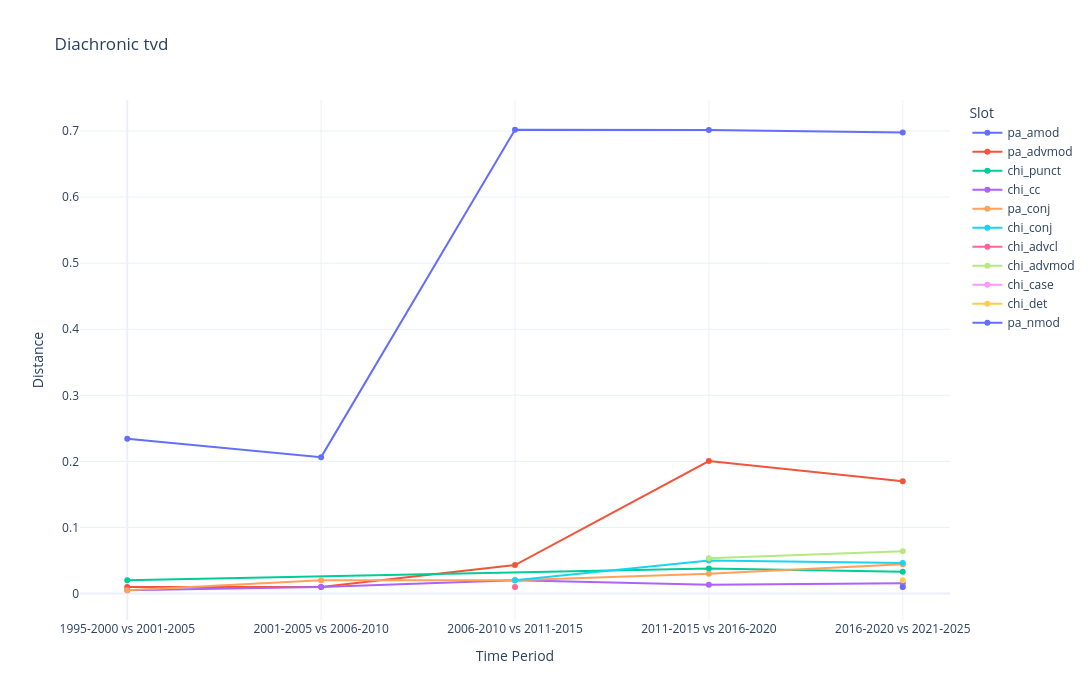

The notebook cell saved with this chart:
### Markdown cell above
# Plot distance time-series

### Code cell
# Plot all slots on one big plot
# slots_to_plot = ['chi_case', 'chi_amod', 'pa_obl', 'chi_nmod', 'pa_nmod', 'pa_obj', 'chi_compound', 'pa_compound', 'pa_nsubj', 'chi_nsubj' ]  # Specify the slots you want to plot
# plot_all_dists_by_period(weighted_consecutive_dist_dict, layout='combined', slots=slots_to_plot)

# If not specify, plot everything
plot_all_dists_by_period(perm_result_df, layout="combined", col_to_plot="observed_statistic")

### Figure 1 — Plotly figure (JSON) as saved in the notebook; plotly's stock layout.template omitted (floating-point values rounded to 4 significant figures)
{"data": [{"customdata": ["1995-2000 vs 2001-2005", "2001-2005 vs 2006-2010", "2006-2010 vs 2011-2015", "2011-2015 vs 2016-2020", "2016-2020 vs 2021-2025"], "hovertemplate": "<b>pa_amod</b><br>Period: %{customdata}<br>Distance: %{y:.4f}<extra></extra>", "mode": "lines+markers", "name": "pa_amod", "type": "scatter", "x": [0, 1, 2, 3, 4], "y": [0.2343, 0.2065, 0.7019, 0.7015, 0.6978]}, {"customdata": ["1995-2000 vs 2001-2005", "2001-2005 vs 2006-2010", "2006-2010 vs 2011-2015", "2011-2015 vs 2016-2020", "2016-2020 vs 2021-2025"], "hovertemplate": "<b>pa_advmod</b><br>Period: %{customdata}<br>Distance: %{y:.4f}<extra></extra>", "mode": "lines+markers", "name": "pa_advmod", "type": "scatter", "x": [0, 1, 2, 3, 4], "y": [0.01, 0.01, 0.0432, 0.2005, 0.1701]}, {"customdata": ["1995-2000 vs 2001-2005", "2011-2015 vs 2016-2020", "2016-2020 vs 2021-2025"], "hovertemplate": "<b>chi_punct</b><br>Period: %{customdata}<br>Distance: %{y:.4f}<extra></extra>", "mode": "lines+markers", "name": "chi_punct", "type": "scatter", "x": [0, 3, 4], "y": [0.02, 0.038, 0.03286]}, {"customdata": ["1995-2000 vs 2001-2005", "2001-2005 vs 2006-2010", "2006-2010 vs 2011-2015", "2011-2015 vs 2016-2020", "2016-2020 vs 2021-2025"], "hovertemplate": "<b>chi_cc</b><br>Period: %{customdata}<br>Distance: %{y:.4f}<extra></extra>", "mode": "lines+markers", "name": "chi_cc", "type": "scatter", "x": [0, 1, 2, 3, 4], "y": [0.005, 0.01, 0.02, 0.01333, 0.01571]}, {"customdata": ["1995-2000 vs 2001-2005", "2001-2005 vs 2006-2010", "2006-2010 vs 2011-2015", "2011-2015 vs 2016-2020", "2016-2020 vs 2021-2025"], "hovertemplate": "<b>pa_conj</b><br>Period: %{customdata}<br>Distance: %{y:.4f}<extra></extra>", "mode": "lines+markers", "name": "pa_conj", "type": "scatter", "x": [0, 1, 2, 3, 4], "y": [0.005, 0.02, 0.02, 0.03, 0.04444]}, {"customdata": ["2006-2010 vs 2011-2015", "2011-2015 vs 2016-2020", "2016-2020 vs 2021-2025"], "hovertemplate": "<b>chi_conj</b><br>Period: %{customdata}<br>Distance: %{y:.4f}<extra></extra>", "mode": "lines+markers", "name": "chi_conj", "type": "scatter", "x": [2, 3, 4], "y": [0.02, 0.05, 0.04643]}, {"customdata": ["2006-2010 vs 2011-2015"], "hovertemplate": "<b>chi_advcl</b><br>Period: %{customdata}<br>Distance: %{y:.4f}<extra></extra>", "mode": "lines+markers", "name": "chi_advcl", "type": "scatter", "x": [2], "y": [0.01]}, {"customdata": ["2011-2015 vs 2016-2020", "2016-2020 vs 2021-2025"], "hovertemplate": "<b>chi_advmod</b><br>Period: %{customdata}<br>Distance: %{y:.4f}<extra></extra>", "mode": "lines+markers", "name": "chi_advmod", "type": "scatter", "x": [3, 4], "y": [0.05333, 0.06412]}, {"customdata": ["2016-2020 vs 2021-2025"], "hovertemplate": "<b>chi_case</b><br>Period: %{customdata}<br>Distance: %{y:.4f}<extra></extra>", "mode": "lines+markers", "name": "chi_case", "type": "scatter", "x": [4], "y": [0.01]}, {"customdata": ["2016-2020 vs 2021-2025"], "hovertemplate": "<b>chi_det</b><br>Period: %{customdata}<br>Distance: %{y:.4f}<extra></extra>", "mode": "lines+markers", "name": "chi_det", "type": "scatter", "x": [4], "y": [0.02]}, {"customdata": ["2016-2020 vs 2021-2025"], "hovertemplate": "<b>pa_nmod</b><br>Period: %{customdata}<br>Distance: %{y:.4f}<extra></extra>", "mode": "lines+markers", "name": "pa_nmod", "type": "scatter", "x": [4], "y": [0.01]}], "layout": {"height": 700, "hovermode": "closest", "legend": {"title": {"text": "Slot"}}, "title": {"text": "Diachronic tvd"}, "width": 1100, "xaxis": {"tickmode": "array", "ticktext": ["1995-2000 vs 2001-2005", "2001-2005 vs 2006-2010", "2006-2010 vs 2011-2015", "2011-2015 vs 2016-2020", "2016-2020 vs 2021-2025"], "tickvals": [0, 1, 2, 3, 4], "title": {"text": "Time Period"}}, "yaxis": {"title": {"text": "Distance"}}}}
